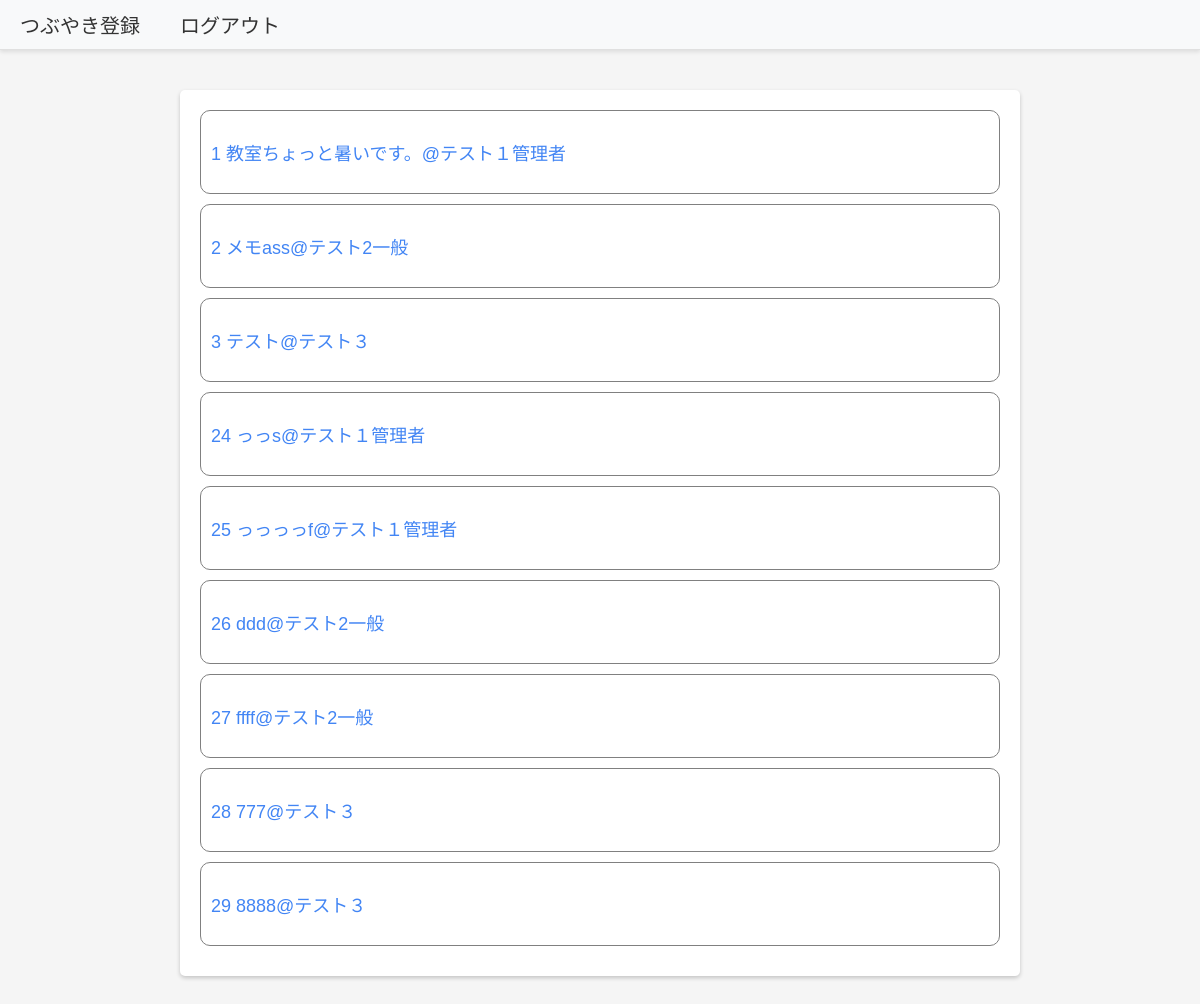
The app's page /select.php (signed in) with its own data.
### tables this page shows
CREATE TABLE `contents` (
  `id` int(12) NOT NULL,
  `user_id` int(10) NOT NULL,
  `content` text DEFAULT NULL,
  `created_at` datetime NOT NULL,
  `updated_at` datetime DEFAULT NULL,
  `image` varchar(256) DEFAULT NULL
);

### funcs.php (called while the page is built, shortened)
<?php
function h($str)
{
    return htmlspecialchars($str, ENT_QUOTES);
}

### select.php (the view, shortened to what this page needs)
<?php
require_once 'funcs.php';
$pdo = db_conn();
$stmt = $pdo->prepare('SELECT contents.id as id, contents.content as content, users.name as name, contents.image as image
 FROM contents JOIN users ON contents.user_id = users.id');
$status = $stmt->execute();
$view = '';
if (!$status) {
    sql_error($stmt);
} else {
    while ($r = $stmt->fetch(PDO::FETCH_ASSOC)) {
        $view .= '<div class="record"><p>';
        $view .= '<a href="detail.php?id=' . $r["id"] . '">';
        $view .= h($r['id']) . " " . h($r['content']) . '@' . h($r['name']);
        $view .= '</a>';
        $view .= "　";
        $view .= '<img src="' . $r['image'] . '">';
        $view .= '</p></div>';
    }
}
?>
<!DOCTYPE html>
<html lang="ja">
<head>
    <link rel="stylesheet" href="css/common.css" />
    <link rel="stylesheet" href="css/select.css" />
</head>
<body id="main">
    <header>
        <nav class="navbar navbar-default">
            <div class="container-fluid">
                <div class="navbar-header"><a class="navbar-brand" href="index.php">つぶやき登録</a></div>
                <div class="navbar-header"><a class="navbar-brand" href="logout.php">ログアウト</a></div>
                <div class="navbar-header user-name"><p><?= $_SESSION['user_name'] ?></p></div>
            </div>
        </nav>
    </header>
    <div>
        <div class="container jumbotron"><?= $view ?></div>
    </div>
</body>
</html>

### css/common.css (style rules this page uses)
body { font-family: Arial, sans-serif; background-color: #f5f5f5; margin: 0; padding: 0; }
p { color: #333; font-size: 18px; }
a { color: #3366CC; text-decoration: none; }
.navbar-default { background-color: #fff; border-bottom: 1px solid #ddd; box-shadow: 0 2px 4px rgba(0, 0, 0, 0.1); padding: 10px 0; text-align: center; }
.navbar-brand { color: #555; font-size: 20px; }
.navbar { background-color: #f8f9fa; border-bottom: 1px solid #e0e0e0; }
.navbar a { color: #333; }
.container-fluid { display: flex; justify-content: flex-start; align-items: center; }
.navbar-header { padding: 0 20px; }
.user-name { margin-left: auto; }

### css/select.css (style rules this page uses)
.container { max-width: 800px; margin: 40px auto; padding: 20px; background-color: #fff; border-radius: 5px; box-shadow: 0 2px 4px rgba(0, 0, 0, 0.2); }
a { color: #4285f4; text-decoration: none; }
.record { border: 1px solid #808080; border-radius: 10px; margin-bottom: 10px; padding: 10px; }

### records on screen
contents: value "1 教室ちょっと暑いです。@テスト１管理者"
contents: value "2 メモass@テスト2一般"
contents: value "3 テスト@テスト３"
contents: value "24 っっs@テスト１管理者"
contents: value "25 っっっっf@テスト１管理者"
contents: value "26 ddd@テスト2一般"
contents: value "27 ffff@テスト2一般"
contents: value "28 777@テスト３"
contents: value "29 8888@テスト３"
